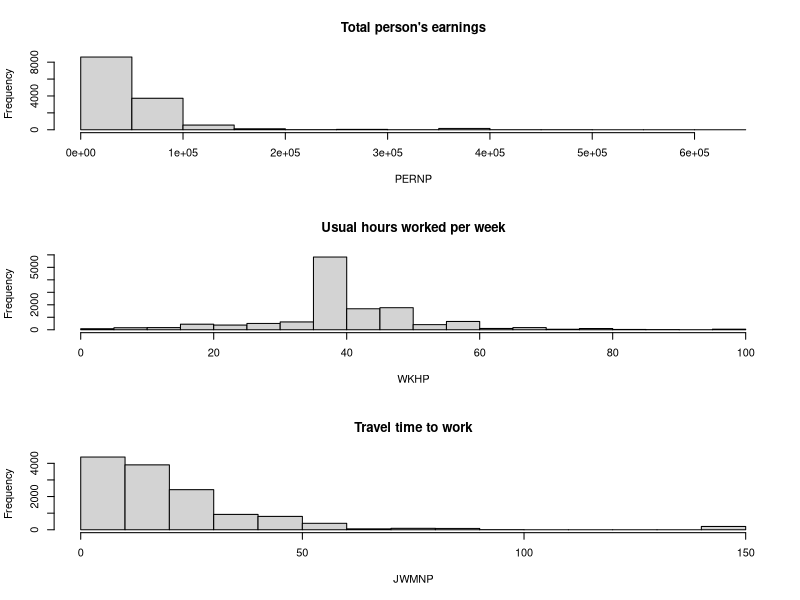

The R source for this figure: (Note: this script raises an error after producing the figure.)
#1
wi <- read.csv('Wisconsin_income.csv', 
               colClasses = c('CIT2' = 'factor',
                              'COW' = 'factor',
                              'LANX' = 'factor',
                              'MAR' = 'factor',
                              'SEX' = 'factor',
                              'DIS' = 'factor',
                              'RAC' = 'factor',
                              'Hispanic' = 'factor'))

#2
par(mfrow = c(3, 1))
with(wi, hist(PERNP, main = "Total person's earnings"))
with(wi, hist(WKHP, main = 'Usual hours worked per week'))
with(wi, hist(JWMNP, main = 'Travel time to work'))

wi['JWMNP_log'] <- log(wi$JWMNP)
wi['PERNP_log'] <- log(wi$PERNP)

#3
wi_best_subset <- regsubsets(PERNP_log ~ .-JWMNP-PERNP, 
                             data = wi, 
                             nvmax = 41)

plot(wi_best_subset)

#4
wi_best_subset_summary <- summary(wi_best_subset)

plot(wi_best_subset_summary$adjr2, 
     xlab = 'Number of variables', 
     ylab = 'Adjusted R^2', 
     type = 'l')
#5
which.max(wi_best_subset_summary$adjr2)

#6
which.min(wi_best_subset_summary$bic)

#7
predict.regsubsets <- function(object, newdata, id, ...){
    form <- as.formula(object$call[[2]])
    mat <- model.matrix(form, newdata)
    coefi <- coef(object, id = id)
    xvars <- names(coefi)
    mat[ , xvars] %*% coefi
}

set.seed(3)
k <- 10
n <- nrow(wi)
max_vars <- 41
groups <- c(rep(1:k, floor(n / k)), 1:(n %% k))
cv_groups <- sample(groups, n)
group_error <- matrix( ,nr = max_vars, nc = k)

for (i in 1:k) {
    group_i <- (cv_groups == i)

    cv_fit <- regsubsets(PERNP_log ~ .-JWMNP-PERNP, 
                         data = wi[!group_i, ], 
                         nvmax = max_vars)

    for (j in 1:max_vars) {
        y_pred <- predict(cv_fit, newdata = wi[group_i, ], id = j)
        group_error[j, i] <- mean((wi$PERNP_log[group_i] - y_pred) ^ 2)
    }
}

mse <- apply(group_error, 1, mean)
plot(mse)
mse_min <- which.min(mse)

#9
se <- apply(group_error, 1, sd) / sqrt(k)
good_models <- which(mse <= mse[mse_min] + se[mse_min])
best_model <- min(good_models)

#11
wi_best_subset_6 <- regsubsets(PERNP_log ~ .-JWMNP-PERNP, 
                               data = wi, 
                               nvmax = 6)

